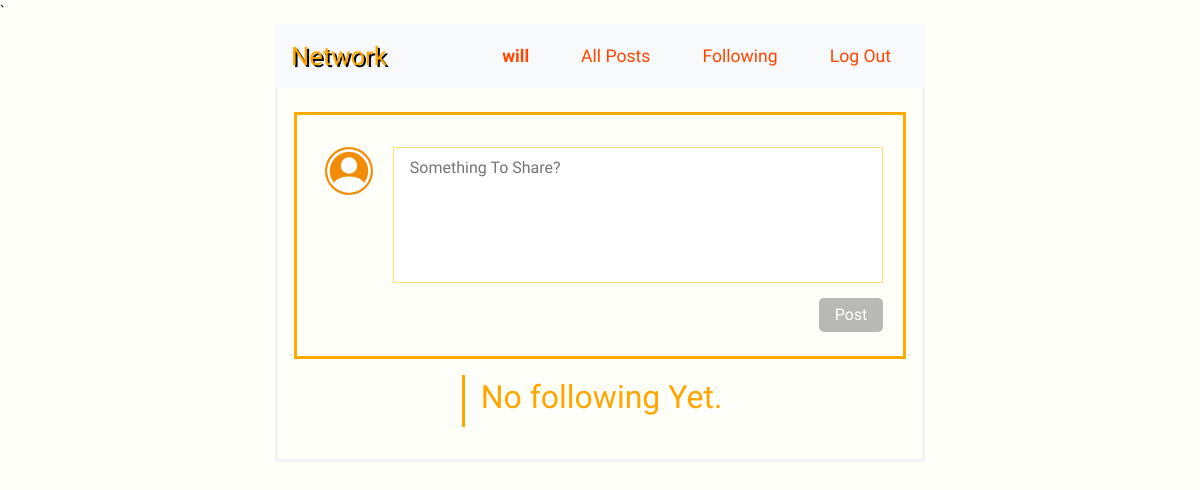
The app's page /following (signed in), older data.
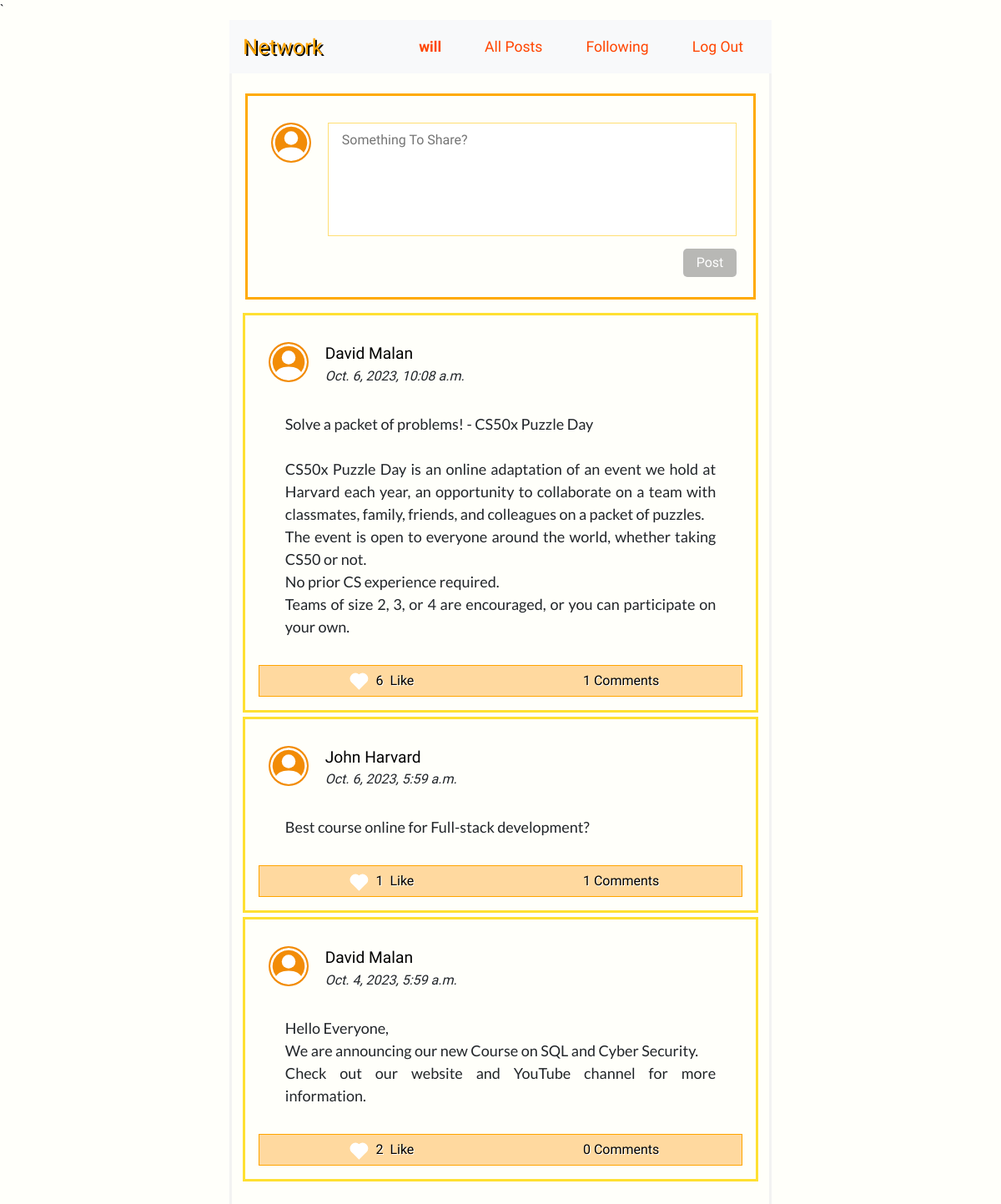
The same page, newer data.
### network/models.py (models this page shows)
class Post(models.Model):
    user = models.ForeignKey(User, on_delete=models.CASCADE, related_name='poster')
    post = models.TextField()
    date = models.DateTimeField(auto_now_add=True)
    like = models.ManyToManyField(User, blank=True, related_name='like')
    comment = models.ManyToManyField(Comment, blank=True, related_name="post")

class User(AbstractUser):
    followers = models.ManyToManyField("self", blank=True, symmetrical=False, related_name="following")

### network/views.py (the view)
# urls.py: path("following", views.following, name="following"),
@login_required(login_url="/login")
def following(request):
    user = request.user
    follows = user.following.all()
    does_follow = follows.count()
    p = Paginator(Post.objects.filter(user__in=follows).order_by('-date'), 10)
    page = request.GET.get("page")
    posts = p.get_page(page)
    return render(request, "network/index.html", {
        "new_post": NewPost(),
        "posts": posts,
        "user_follow": True,
        "does_follow": does_follow
    })

### network/forms.py
class NewPost(forms.Form):
    post = forms.CharField(widget=forms.Textarea(attrs={"title":"Something To Share", "placeholder":"Something To Share?", "id":"text-post", "rows": "4" }))

### network/templates/network/index.html (shortened to what this page needs)
{% extends "network/layout.html" %}
{% block body %}
{% if user.is_authenticated %}
    <form id="form-post" action="{% url 'addpost' %}" method="post">
        <div class="new-post">
                <div  class="user-icon svg-user">
                </div>
                <div class="post-area">
                    {{ new_post.post }}
                    <div id="submit-post">
                        <input disabled id="input-post" type="submit" value="Post">
                    </div>
                </div>
        </div>
    </form>
{% endif %}
{% endblock %}

### network/templates/network/layout.html (shortened to what this page needs)
{% load static %}
<!DOCTYPE html>
<html lang="en">
    <head>
        <link href="https://cdn.jsdelivr.net/npm/bootstrap@5.3.1/dist/css/bootstrap.min.css" rel="stylesheet">
        <link rel="stylesheet" href="https://stackpath.bootstrapcdn.com/bootstrap/4.4.1/css/bootstrap.min.css">
        <link href="{% static 'network/styles.css' %}" rel="stylesheet">
    </head>
    <body>
        <div class="network" >
        <nav class="navbar navbar-expand-lg navbar-light bg-light">
            <a class="navbar-brand" href="{% url 'index' %}">Network</a>
            <ul class="navbar-nav mr-auto nav-bar-network">
            {% if user.is_authenticated %}
                <li class="nav-item user">
                    <a class="nav-link" href="{% url 'profile_page' user %}"><strong>{{ user.username }}</strong></a>
                </li>
            {% endif %}
            <li class="nav-item">
              <a class="nav-link" href="{% url 'index' %}">All Posts</a>
            </li>
            {% if user.is_authenticated %}
                <li class="nav-item following">
                    <a class="nav-link" href="{% url 'following' %}">Following</a>
                </li>
                <li class="nav-item">
                    <a class="nav-link" href="{% url 'logout' %}">Log Out</a>
                </li>
            {% endif %}
          </ul>
        </nav>
        </div>
        <div class="body">
        <div class="main">
        <div class="middle-everything">
        {% block body %}
        {% endblock %}
            {% for post in posts %}
            <div class="posts">
                <div class="username">
                    <div class="user-icon">
                    </div>
                    <div class="user-username">
                        <a  href="{% url 'profile_page' post.user %}" class="hyper-link-user">{{ post.user.first_name }} {{ post.user.last_name }} </a>
                        <div><i>{{ post.date  }}</i> </div>
                    </div>
                </div>
                <div class="post-content">
                    {{ post.post|linebreaksbr }}
                </div>
                <div class="post-info">
                    <div>
                        <div class="span-like">
                            {% if user in post.like.all %}
                                <div class="liked heart" data-post_id="{{post.id}}" data-liked="True" class="not-liked like" > </div>
                            {% else %}
                                <div class="not-liked heart" data-post_id="{{post.id}}" data-liked="False" class="not-liked like">  </div>
                            {% endif %}
                        </div> &nbsp;<span data-post_id="{{post.id}}" class="like-number numbers"> {{ post.like.all.count }} </span> &nbsp;
                        Like
                    </div>
                    <div class="comments"> <span class="numbers"> {{ post.comment.all.count }}</span>&nbsp;Comments</div>
                </div>
            </div>
            {% empty %}
                {% block empty_post %}
                    <div class="no_post">
                        {% if  user_follow and not does_follow %}
                        <h2>No following Yet.</h2>
                        {% else %}
                        <h2>No posts yet.</h2>
                        {% endif %}
                    </div>
                {% endblock %}
            {% endfor %}
        <br>
        </div>
        </div>
        </div>
    </body>
</html>

Row changes from the older to the newer data that the page shows:
added Post: user.first_name "David", user.last_name "Malan", date "Oct. 6, 2023, 10:08 a.m.", post "Solve a packet of problems! - CS50x Puzzle Day CS50x Puzzle Day is an online adaptation of an event we hold at Harvard each year, an opportunity to collaborate on a team with classmates, family, friends, and colleagues on a packet of puzzles. The event is open to everyone around the world, whether taking CS50 or not. No prior CS experience required. Teams of size 2, 3, or 4 are encouraged, or you can participate on your own.", like.all.count "6", comment.all.count "1"
added Post: user.first_name "John", user.last_name "Harvard", date "Oct. 6, 2023, 5:59 a.m.", post "Best course online for Full-stack development?", like.all.count "1", comment.all.count "1"
now on this page (row unchanged): Post: user.first_name "David", user.last_name "Malan", date "Oct. 4, 2023, 5:59 a.m.", post "Hello Everyone, We are announcing our new Course on SQL and Cyber Security. Check out our website and YouTube channel for more information.", like.all.count "2", comment.all.count "0"
Text that changed along with them:
text no longer shown: "No following Yet."
